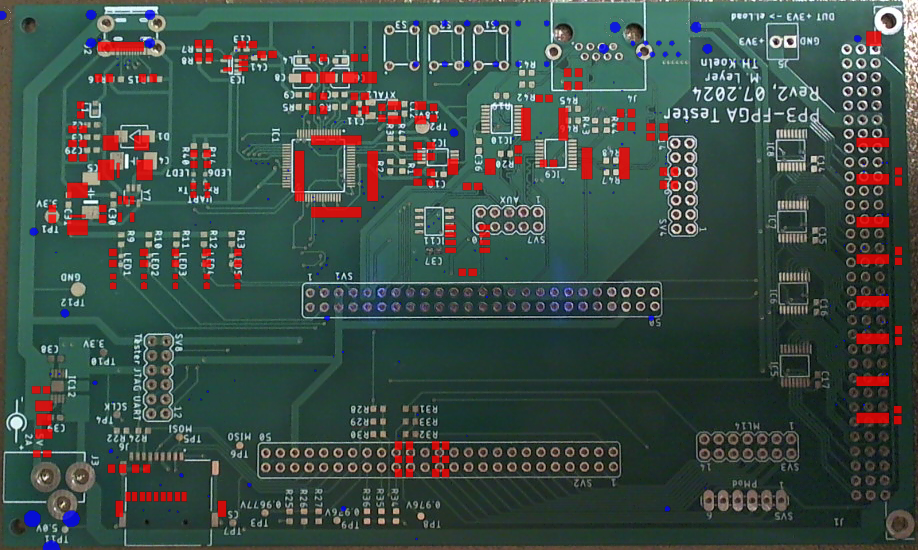
#> input picture Gerber_Detection/top_layer_image.png, 918 x 550 px
$ python -i main.py   (imports and definitions only)
#> lines starting #> are read from the running program, lines starting #| are printed output that depends on the picture; after the words box and inside, x2 and y2 are one past the last pixel; in counts of white or black regions, pixels touching at a corner belong together
#> further down, picture is the input picture: shape (550, 918, 3); mean B, G, R 72.1, 79, 61.9
import cv2
import numpy as np
import pandas as pd
import os
from gerber import load_layer


# [86 lines left out: functions load_component_data, parse_gerber_files, detect_shapes, not called in this run]


def detect_pcb(frame):
    # Convert frame to grayscale
    gray = cv2.cvtColor(frame, cv2.COLOR_BGR2GRAY)
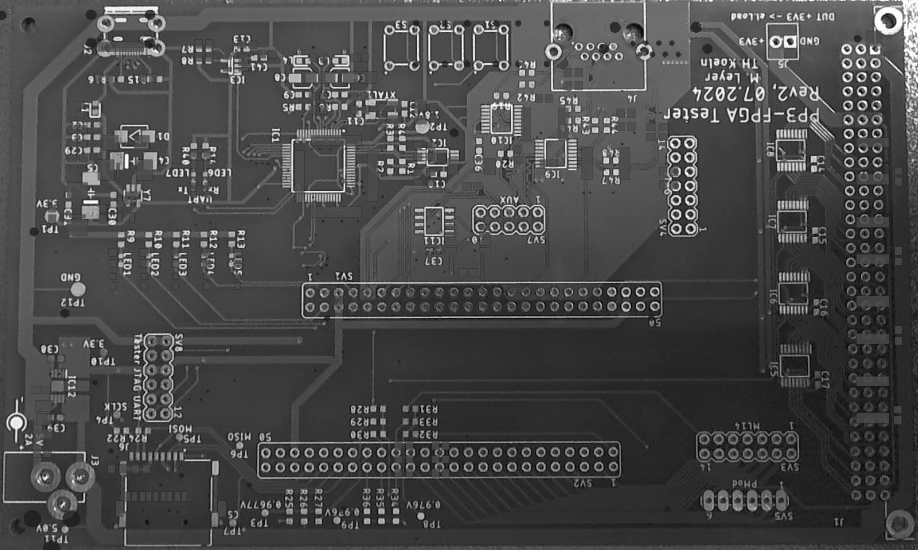
#> gray: shape (550, 918); min 1, max 254, mean 73.1

    # Apply GaussianBlur to reduce noise and improve edge detection
    blurred = cv2.GaussianBlur(gray, (5, 5), 0)

    # Use Canny Edge Detection to find edges in the frame
    edges = cv2.Canny(blurred, 50, 150)
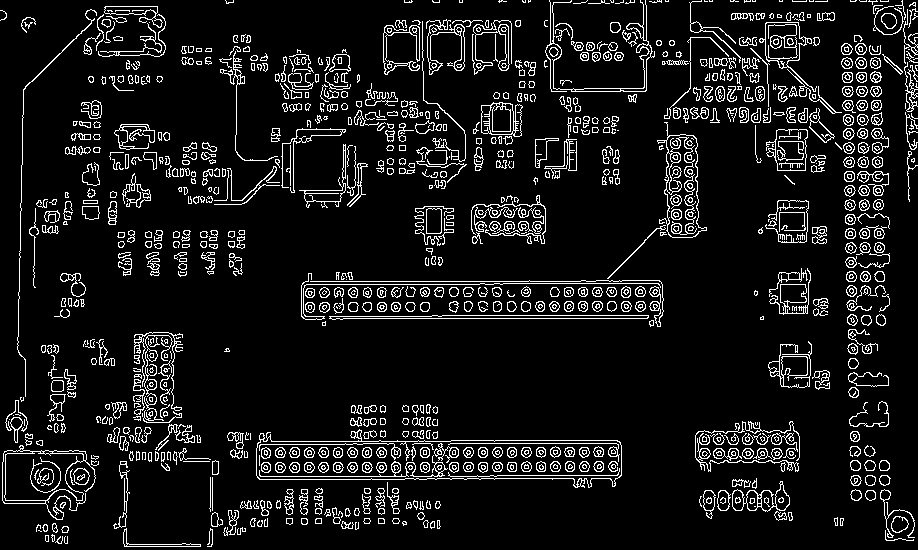
#> edges: shape (550, 918); 9.1% white in thin lines or dots

    # Find contours from edges detected
    contours, _ = cv2.findContours(edges, cv2.RETR_EXTERNAL, cv2.CHAIN_APPROX_SIMPLE)
#> contours = 819 contours, 361 with area under 20; largest, box (x1, y1, x2, y2) and area: (256, 429, 622, 488) 14063, (2, 445, 96, 520) 3542, (657, 122, 707, 238) 3100, (759, 22, 817, 92) 1451, (766, 129, 808, 171) 1280

    # Iterate through contours to find the largest rectangular contour
    largest_contour = None
    max_area = 0
    for contour in contours:
        area = cv2.contourArea(contour)
        if area > max_area:
            approx = cv2.approxPolyDP(contour, 0.02 * cv2.arcLength(contour, True), True)
            if len(approx) == 4:  # Look for quadrilateral shapes (rectangles)
                largest_contour = approx
                max_area = area
#> this loop made 819 passes
#> (area, largest_contour, max_area) on passes 8, 136: (202.5, [[124, 546], [200, 546], [129, 544], [126, 528]], 202.5), (14063, [[256, 448], [259, 479], [621, 475], [617, 440]], 14063)
#> area on passes 10, 11, 13, 15, 17, 19: 34.5, 27, 33, 23, 36, 24.5
#> after the loop, max_area = 14063

    # If a PCB-like contour is found, return the bounding box with improved certainty
    if largest_contour is not None:
        x, y, w, h = cv2.boundingRect(largest_contour)
#> x = 256; y = 440; w = 366; h = 40
        # Expand the bounding box slightly to ensure full PCB is included
        padding = 10
        x = max(x - padding, 0)
#> x = 246
        y = max(y - padding, 0)
#> y = 430
        w = min(w + 2 * padding, frame.shape[1] - x)
#> w = 386
        h = min(h + 2 * padding, frame.shape[0] - y)
#> h = 60
        return x, y, w, h
    else:
        return None


# [80 lines left out: functions save_overlay_image, main, not called in this run]


# [2 lines not run here, left out]

>>> import cv2
>>> picture = cv2.imread('top_layer_image.png')
>>> result = detect_pcb(picture)
#> result = (246, 430, 386, 60)
